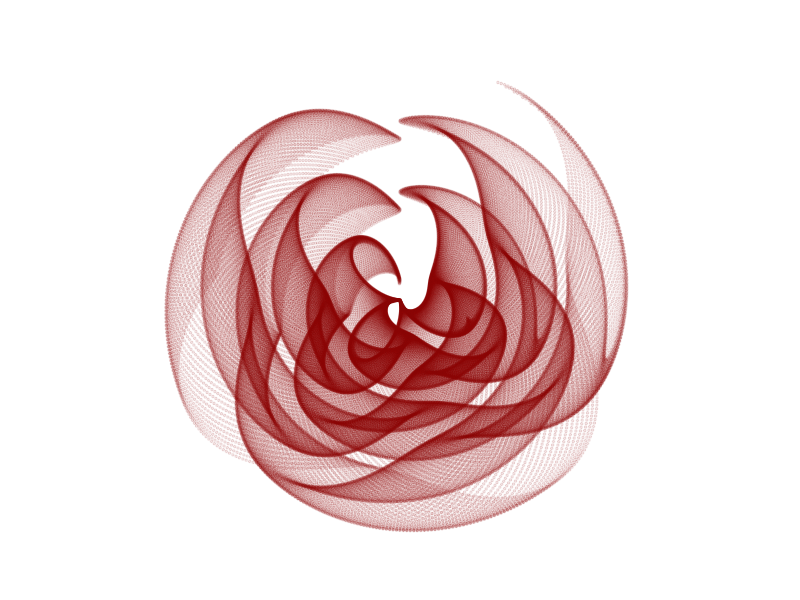
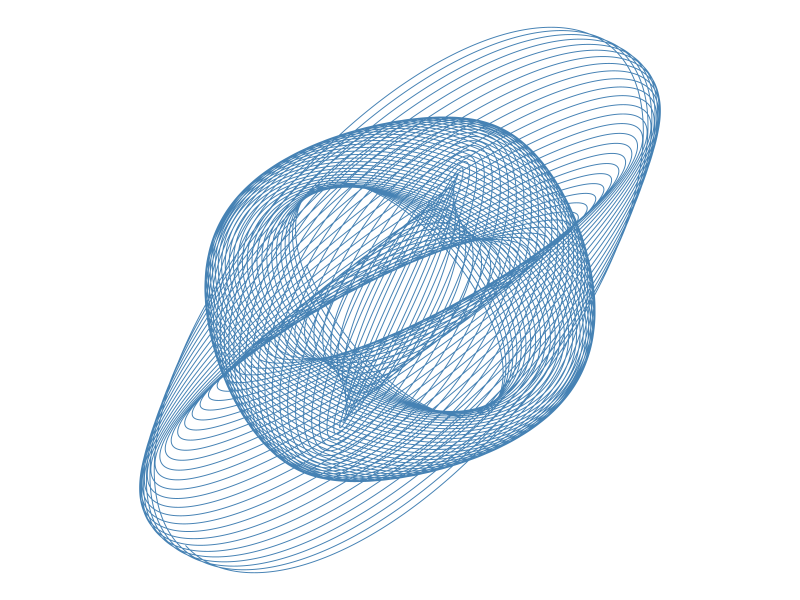

R code for these plots, in order:
# ------------------------------------------------------------------------------
# Generative art with R and {ggplot2}
#
# Source: Antonio Sánchez Chinchón, @aschinchon on Twitter
# ------------------------------------------------------------------------------

# install.packages("tidyverse")
library(tidyverse)

# Source (slightly tweaked):
# https://twitter.com/aschinchon/status/1614707026415820800

seq(from = -5, to = 10, by = 0.05) %>%
  expand.grid(x = ., y = .) %>%
  ggplot(aes(x = (x + pi*sin(y)), y = (y + pi*sin(x)))) +
  geom_point(alpha = .1, shape = 20, size = 1, color = "darkred")+
  coord_polar() +
  theme_void()

# Source (very slightly tweaked):
# https://twitter.com/aschinchon/status/1615090579528118272

seq(1, 200, .0005) %>%
  tibble(x = exp(-0.006*.) * sin(. * 3.01 + 1.68) + sin(. *2.96 + 2.72),
         y = exp(-0.009*.) * sin(. * 3.03 + 1.23) + sin(. *2.98 + 1.28)) %>%
  ggplot(aes(x,y)) +
  geom_path(linewidth = 1/3, color = "steelblue")+
  coord_equal() +
  theme_void()

# more on Twitter: #rstats #generativeart
# kthxbye
